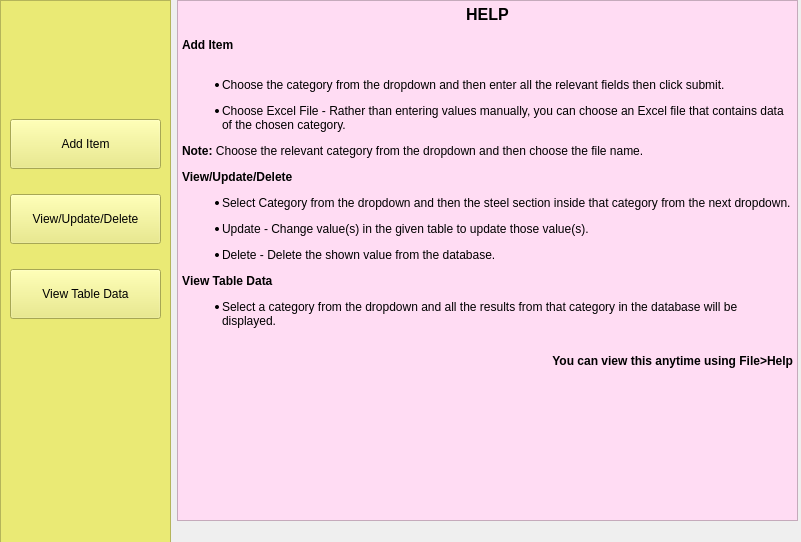
<?xml version="1.0" encoding="UTF-8"?>
<ui version="4.0">
 <class>MainWindow</class>
 <widget class="QMainWindow" name="MainWindow">
  <property name="geometry">
   <rect>
    <x>0</x>
    <y>0</y>
    <width>801</width>
    <height>542</height>
   </rect>
  </property>
  <property name="sizePolicy">
   <sizepolicy hsizetype="Fixed" vsizetype="Fixed">
    <horstretch>0</horstretch>
    <verstretch>0</verstretch>
   </sizepolicy>
  </property>
  <property name="windowTitle">
   <string>FOSSEE_2021_Screening_Task_Python</string>
  </property>
  <property name="locale">
   <locale language="English" country="India"/>
  </property>
  <property name="tabShape">
   <enum>QTabWidget::Rounded</enum>
  </property>
  <widget class="QWidget" name="centralwidget">
   <widget class="QWidget" name="layoutWidget">
    <property name="geometry">
     <rect>
      <x>0</x>
      <y>0</y>
      <width>801</width>
      <height>573</height>
     </rect>
    </property>
    <layout class="QHBoxLayout" name="horizontalLayout_4">
     <item>
      <widget class="QFrame" name="menu_options">
       <property name="sizePolicy">
        <sizepolicy hsizetype="Maximum" vsizetype="Expanding">
         <horstretch>0</horstretch>
         <verstretch>0</verstretch>
        </sizepolicy>
       </property>
       <property name="minimumSize">
        <size>
         <width>171</width>
         <height>571</height>
        </size>
       </property>
       <property name="styleSheet">
        <string notr="true">background-color: rgb(234, 234, 117);</string>
       </property>
       <property name="frameShape">
        <enum>QFrame::StyledPanel</enum>
       </property>
       <property name="frameShadow">
        <enum>QFrame::Raised</enum>
       </property>
       <widget class="QWidget" name="layoutWidget">
        <property name="geometry">
         <rect>
          <x>10</x>
          <y>100</y>
          <width>151</width>
          <height>241</height>
         </rect>
        </property>
        <layout class="QVBoxLayout" name="verticalLayout">
         <item>
          <widget class="QPushButton" name="add_item">
           <property name="sizePolicy">
            <sizepolicy hsizetype="Preferred" vsizetype="Fixed">
             <horstretch>0</horstretch>
             <verstretch>0</verstretch>
            </sizepolicy>
           </property>
           <property name="minimumSize">
            <size>
             <width>0</width>
             <height>50</height>
            </size>
           </property>
           <property name="toolTip">
            <string>&lt;html&gt;&lt;head/&gt;&lt;body&gt;&lt;p&gt;Add steel section&lt;/p&gt;&lt;/body&gt;&lt;/html&gt;</string>
           </property>
           <property name="toolTipDuration">
            <number>-1</number>
           </property>
           <property name="text">
            <string>Add Item</string>
           </property>
          </widget>
         </item>
         <item>
          <widget class="QPushButton" name="view_item">
           <property name="minimumSize">
            <size>
             <width>0</width>
             <height>50</height>
            </size>
           </property>
           <property name="toolTip">
            <string>&lt;html&gt;&lt;head/&gt;&lt;body&gt;&lt;p&gt;View steel section&lt;/p&gt;&lt;/body&gt;&lt;/html&gt;</string>
           </property>
           <property name="text">
            <string>View/Update/Delete</string>
           </property>
          </widget>
         </item>
         <item>
          <widget class="QPushButton" name="view_tables">
           <property name="minimumSize">
            <size>
             <width>0</width>
             <height>50</height>
            </size>
           </property>
           <property name="toolTip">
            <string>&lt;html&gt;&lt;head/&gt;&lt;body&gt;&lt;p&gt;View all sections of same category&lt;/p&gt;&lt;/body&gt;&lt;/html&gt;</string>
           </property>
           <property name="text">
            <string>View Table Data</string>
           </property>
          </widget>
         </item>
        </layout>
       </widget>
      </widget>
     </item>
     <item>
      <widget class="QStackedWidget" name="stackedWidget">
       <property name="sizePolicy">
        <sizepolicy hsizetype="Expanding" vsizetype="Expanding">
         <horstretch>0</horstretch>
         <verstretch>0</verstretch>
        </sizepolicy>
       </property>
       <property name="styleSheet">
        <string notr="true"/>
       </property>
       <property name="currentIndex">
        <number>2</number>
       </property>
       <widget class="QWidget" name="add_item_stack">
        <widget class="QTableWidget" name="add_item_table">
         <property name="geometry">
          <rect>
           <x>0</x>
           <y>220</y>
           <width>621</width>
           <height>111</height>
          </rect>
         </property>
         <property name="toolTip">
          <string/>
         </property>
        </widget>
        <widget class="QWidget" name="layoutWidget_2">
         <property name="geometry">
          <rect>
           <x>0</x>
           <y>20</y>
           <width>621</width>
           <height>155</height>
          </rect>
         </property>
         <layout class="QVBoxLayout" name="verticalLayout_2">
          <item>
           <widget class="QLabel" name="label_4">
            <property name="sizePolicy">
             <sizepolicy hsizetype="Preferred" vsizetype="Preferred">
              <horstretch>0</horstretch>
              <verstretch>0</verstretch>
             </sizepolicy>
            </property>
            <property name="minimumSize">
             <size>
              <width>510</width>
              <height>50</height>
             </size>
            </property>
            <property name="font">
             <font>
              <pointsize>18</pointsize>
              <weight>75</weight>
              <bold>true</bold>
             </font>
            </property>
            <property name="text">
             <string>Select the category of the steel section from the dropdown and then fill the fields</string>
            </property>
            <property name="scaledContents">
             <bool>false</bool>
            </property>
            <property name="alignment">
             <set>Qt::AlignCenter</set>
            </property>
            <property name="wordWrap">
             <bool>true</bool>
            </property>
           </widget>
          </item>
          <item>
           <layout class="QHBoxLayout" name="horizontalLayout">
            <item>
             <widget class="QLabel" name="label">
              <property name="font">
               <font>
                <pointsize>18</pointsize>
               </font>
              </property>
              <property name="styleSheet">
               <string notr="true"/>
              </property>
              <property name="text">
               <string>Select Category-&gt;</string>
              </property>
              <property name="alignment">
               <set>Qt::AlignCenter</set>
              </property>
             </widget>
            </item>
            <item>
             <widget class="QComboBox" name="add_item_combobox">
              <property name="sizePolicy">
               <sizepolicy hsizetype="Preferred" vsizetype="Maximum">
                <horstretch>0</horstretch>
                <verstretch>0</verstretch>
               </sizepolicy>
              </property>
              <property name="minimumSize">
               <size>
                <width>0</width>
                <height>60</height>
               </size>
              </property>
              <property name="font">
               <font>
                <pointsize>18</pointsize>
               </font>
              </property>
             </widget>
            </item>
           </layout>
          </item>
         </layout>
        </widget>
        <widget class="QWidget" name="layoutWidget">
         <property name="geometry">
          <rect>
           <x>0</x>
           <y>360</y>
           <width>621</width>
           <height>71</height>
          </rect>
         </property>
         <layout class="QHBoxLayout" name="horizontalLayout_5">
          <item>
           <widget class="QLabel" name="label_7">
            <property name="font">
             <font>
              <pointsize>18</pointsize>
             </font>
            </property>
            <property name="text">
             <string>After entering data-&gt;</string>
            </property>
            <property name="alignment">
             <set>Qt::AlignCenter</set>
            </property>
           </widget>
          </item>
          <item>
           <widget class="QPushButton" name="submit">
            <property name="sizePolicy">
             <sizepolicy hsizetype="Minimum" vsizetype="Maximum">
              <horstretch>0</horstretch>
              <verstretch>0</verstretch>
             </sizepolicy>
            </property>
            <property name="minimumSize">
             <size>
              <width>0</width>
              <height>60</height>
             </size>
            </property>
            <property name="font">
             <font>
              <pointsize>18</pointsize>
             </font>
            </property>
            <property name="toolTip">
             <string>&lt;html&gt;&lt;head/&gt;&lt;body&gt;&lt;p&gt;Add the values to database&lt;/p&gt;&lt;/body&gt;&lt;/html&gt;</string>
            </property>
            <property name="text">
             <string>Submit</string>
            </property>
           </widget>
          </item>
         </layout>
        </widget>
        <widget class="QWidget" name="layoutWidget_3">
         <property name="geometry">
          <rect>
           <x>0</x>
           <y>430</y>
           <width>621</width>
           <height>71</height>
          </rect>
         </property>
         <layout class="QHBoxLayout" name="horizontalLayout_8">
          <item>
           <widget class="QLabel" name="label_12">
            <property name="font">
             <font>
              <pointsize>18</pointsize>
             </font>
            </property>
            <property name="text">
             <string>Or, Populate using Excel</string>
            </property>
            <property name="alignment">
             <set>Qt::AlignCenter</set>
            </property>
           </widget>
          </item>
          <item>
           <widget class="QPushButton" name="excel">
            <property name="sizePolicy">
             <sizepolicy hsizetype="Minimum" vsizetype="Maximum">
              <horstretch>0</horstretch>
              <verstretch>0</verstretch>
             </sizepolicy>
            </property>
            <property name="minimumSize">
             <size>
              <width>0</width>
              <height>60</height>
             </size>
            </property>
            <property name="font">
             <font>
              <pointsize>18</pointsize>
             </font>
            </property>
            <property name="toolTip">
             <string>&lt;html&gt;&lt;head/&gt;&lt;body&gt;&lt;p&gt;Add values to database using Excel file&lt;/p&gt;&lt;/body&gt;&lt;/html&gt;</string>
            </property>
            <property name="text">
             <string>Choose Excel file</string>
            </property>
           </widget>
          </item>
         </layout>
        </widget>
       </widget>
       <widget class="QWidget" name="view_item_stack">
        <widget class="QTableWidget" name="view_item_table">
         <property name="geometry">
          <rect>
           <x>0</x>
           <y>300</y>
           <width>621</width>
           <height>111</height>
          </rect>
         </property>
        </widget>
        <widget class="QWidget" name="layoutWidget">
         <property name="geometry">
          <rect>
           <x>0</x>
           <y>20</y>
           <width>621</width>
           <height>231</height>
          </rect>
         </property>
         <layout class="QVBoxLayout" name="verticalLayout_3">
          <item>
           <widget class="QLabel" name="label_9">
            <property name="sizePolicy">
             <sizepolicy hsizetype="Preferred" vsizetype="Preferred">
              <horstretch>0</horstretch>
              <verstretch>0</verstretch>
             </sizepolicy>
            </property>
            <property name="minimumSize">
             <size>
              <width>0</width>
              <height>50</height>
             </size>
            </property>
            <property name="font">
             <font>
              <pointsize>18</pointsize>
              <weight>75</weight>
              <bold>true</bold>
             </font>
            </property>
            <property name="text">
             <string>View data of a specific steel section. Just select one from the dropdown</string>
            </property>
            <property name="alignment">
             <set>Qt::AlignCenter</set>
            </property>
            <property name="wordWrap">
             <bool>true</bool>
            </property>
           </widget>
          </item>
          <item>
           <layout class="QHBoxLayout" name="horizontalLayout_2">
            <item>
             <widget class="QLabel" name="label_10">
              <property name="sizePolicy">
               <sizepolicy hsizetype="Minimum" vsizetype="Fixed">
                <horstretch>0</horstretch>
                <verstretch>0</verstretch>
               </sizepolicy>
              </property>
              <property name="minimumSize">
               <size>
                <width>0</width>
                <height>60</height>
               </size>
              </property>
              <property name="font">
               <font>
                <pointsize>18</pointsize>
               </font>
              </property>
              <property name="layoutDirection">
               <enum>Qt::LeftToRight</enum>
              </property>
              <property name="styleSheet">
               <string notr="true"/>
              </property>
              <property name="text">
               <string>Select Category-&gt;</string>
              </property>
              <property name="alignment">
               <set>Qt::AlignCenter</set>
              </property>
             </widget>
            </item>
            <item>
             <widget class="QComboBox" name="view_item_combobox1">
              <property name="sizePolicy">
               <sizepolicy hsizetype="Preferred" vsizetype="Maximum">
                <horstretch>0</horstretch>
                <verstretch>0</verstretch>
               </sizepolicy>
              </property>
              <property name="minimumSize">
               <size>
                <width>0</width>
                <height>60</height>
               </size>
              </property>
              <property name="font">
               <font>
                <pointsize>18</pointsize>
               </font>
              </property>
             </widget>
            </item>
           </layout>
          </item>
          <item>
           <layout class="QHBoxLayout" name="horizontalLayout_6">
            <item>
             <widget class="QLabel" name="label_8">
              <property name="sizePolicy">
               <sizepolicy hsizetype="Minimum" vsizetype="Fixed">
                <horstretch>0</horstretch>
                <verstretch>0</verstretch>
               </sizepolicy>
              </property>
              <property name="minimumSize">
               <size>
                <width>0</width>
                <height>60</height>
               </size>
              </property>
              <property name="font">
               <font>
                <pointsize>18</pointsize>
               </font>
              </property>
              <property name="layoutDirection">
               <enum>Qt::LeftToRight</enum>
              </property>
              <property name="styleSheet">
               <string notr="true"/>
              </property>
              <property name="text">
               <string>Select Section-&gt;</string>
              </property>
              <property name="alignment">
               <set>Qt::AlignCenter</set>
              </property>
             </widget>
            </item>
            <item>
             <widget class="QComboBox" name="view_item_combobox2">
              <property name="sizePolicy">
               <sizepolicy hsizetype="Preferred" vsizetype="Maximum">
                <horstretch>0</horstretch>
                <verstretch>0</verstretch>
               </sizepolicy>
              </property>
              <property name="minimumSize">
               <size>
                <width>0</width>
                <height>60</height>
               </size>
              </property>
              <property name="font">
               <font>
                <pointsize>18</pointsize>
               </font>
              </property>
             </widget>
            </item>
           </layout>
          </item>
         </layout>
        </widget>
        <widget class="QWidget" name="layoutWidget">
         <property name="geometry">
          <rect>
           <x>0</x>
           <y>420</y>
           <width>621</width>
           <height>62</height>
          </rect>
         </property>
         <layout class="QHBoxLayout" name="horizontalLayout_9">
          <item>
           <widget class="QPushButton" name="update">
            <property name="sizePolicy">
             <sizepolicy hsizetype="Maximum" vsizetype="Maximum">
              <horstretch>0</horstretch>
              <verstretch>0</verstretch>
             </sizepolicy>
            </property>
            <property name="minimumSize">
             <size>
              <width>50</width>
              <height>50</height>
             </size>
            </property>
            <property name="font">
             <font>
              <pointsize>18</pointsize>
              <weight>50</weight>
              <bold>false</bold>
             </font>
            </property>
            <property name="toolTip">
             <string>&lt;html&gt;&lt;head/&gt;&lt;body&gt;&lt;p&gt;Change values in the table and then click update&lt;/p&gt;&lt;/body&gt;&lt;/html&gt;</string>
            </property>
            <property name="text">
             <string>Update</string>
            </property>
           </widget>
          </item>
          <item>
           <widget class="QPushButton" name="delete1">
            <property name="sizePolicy">
             <sizepolicy hsizetype="Maximum" vsizetype="Maximum">
              <horstretch>0</horstretch>
              <verstretch>0</verstretch>
             </sizepolicy>
            </property>
            <property name="minimumSize">
             <size>
              <width>50</width>
              <height>50</height>
             </size>
            </property>
            <property name="font">
             <font>
              <pointsize>18</pointsize>
              <weight>50</weight>
              <bold>false</bold>
             </font>
            </property>
            <property name="toolTip">
             <string>&lt;html&gt;&lt;head/&gt;&lt;body&gt;&lt;p&gt;Delete shown section from database&lt;/p&gt;&lt;/body&gt;&lt;/html&gt;</string>
            </property>
            <property name="text">
             <string>Delete</string>
            </property>
           </widget>
          </item>
         </layout>
        </widget>
       </widget>
       <widget class="QWidget" name="Intro">
        <widget class="QTextBrowser" name="textBrowser">
         <property name="geometry">
          <rect>
           <x>0</x>
           <y>0</y>
           <width>621</width>
           <height>521</height>
          </rect>
         </property>
         <property name="font">
          <font>
           <pointsize>9</pointsize>
          </font>
         </property>
         <property name="autoFillBackground">
          <bool>false</bool>
         </property>
         <property name="styleSheet">
          <string notr="true">background-color: rgb(255, 220, 243);</string>
         </property>
         <property name="html">
          <string>&lt;!DOCTYPE HTML PUBLIC &quot;-//W3C//DTD HTML 4.0//EN&quot; &quot;http://www.w3.org/TR/REC-html40/strict.dtd&quot;&gt;
&lt;html&gt;&lt;head&gt;&lt;meta name=&quot;qrichtext&quot; content=&quot;1&quot; /&gt;&lt;style type=&quot;text/css&quot;&gt;
p, li { white-space: pre-wrap; }
&lt;/style&gt;&lt;/head&gt;&lt;body style=&quot; font-family:'Sans Serif'; font-size:9pt; font-weight:400; font-style:normal;&quot;&gt;
&lt;p align=&quot;center&quot; style=&quot; margin-top:0px; margin-bottom:0px; margin-left:0px; margin-right:0px; -qt-block-indent:0; text-indent:0px;&quot;&gt;&lt;span style=&quot; font-size:12pt; font-weight:600;&quot;&gt;HELP&lt;/span&gt;&lt;/p&gt;
&lt;p style=&quot;-qt-paragraph-type:empty; margin-top:0px; margin-bottom:0px; margin-left:0px; margin-right:0px; -qt-block-indent:0; text-indent:0px; font-weight:600;&quot;&gt;&lt;br /&gt;&lt;/p&gt;
&lt;p style=&quot; margin-top:0px; margin-bottom:0px; margin-left:0px; margin-right:0px; -qt-block-indent:0; text-indent:0px;&quot;&gt;&lt;span style=&quot; font-weight:600;&quot;&gt;Add Item&lt;/span&gt;&lt;/p&gt;
&lt;p style=&quot;-qt-paragraph-type:empty; margin-top:0px; margin-bottom:0px; margin-left:0px; margin-right:0px; -qt-block-indent:0; text-indent:0px; font-weight:600;&quot;&gt;&lt;br /&gt;&lt;/p&gt;
&lt;ul style=&quot;margin-top: 0px; margin-bottom: 0px; margin-left: 0px; margin-right: 0px; -qt-list-indent: 1;&quot;&gt;&lt;li style=&quot;&quot; style=&quot; margin-top:12px; margin-bottom:12px; margin-left:0px; margin-right:0px; -qt-block-indent:0; text-indent:0px;&quot;&gt;Choose the category from the dropdown and then enter all the relevant fields then click &lt;span style=&quot; font-family:'monospace';&quot;&gt;submit&lt;/span&gt;.&lt;/li&gt;
&lt;li style=&quot;&quot; style=&quot; margin-top:12px; margin-bottom:12px; margin-left:0px; margin-right:0px; -qt-block-indent:0; text-indent:0px;&quot;&gt;&lt;span style=&quot; font-family:'monospace';&quot;&gt;Choose Excel File&lt;/span&gt; - Rather than entering values manually, you can choose an Excel file that contains data of the chosen category.&lt;/li&gt;&lt;/ul&gt;
&lt;p style=&quot; margin-top:12px; margin-bottom:12px; margin-left:0px; margin-right:0px; -qt-block-indent:0; text-indent:0px;&quot;&gt;&lt;span style=&quot; font-weight:600;&quot;&gt;Note:&lt;/span&gt; Choose the relevant category from the dropdown and then choose the file name.&lt;/p&gt;
&lt;h4 style=&quot; margin-top:12px; margin-bottom:12px; margin-left:0px; margin-right:0px; -qt-block-indent:0; text-indent:0px;&quot;&gt;&lt;span style=&quot; font-size:medium; font-weight:600;&quot;&gt;View/Update/Delete&lt;/span&gt;&lt;/h4&gt;
&lt;ul style=&quot;margin-top: 0px; margin-bottom: 0px; margin-left: 0px; margin-right: 0px; -qt-list-indent: 1;&quot;&gt;&lt;li style=&quot;&quot; style=&quot; margin-top:12px; margin-bottom:12px; margin-left:0px; margin-right:0px; -qt-block-indent:0; text-indent:0px;&quot;&gt;Select Category from the dropdown and then the steel section inside that category from the next dropdown.&lt;/li&gt;
&lt;li style=&quot;&quot; style=&quot; margin-top:12px; margin-bottom:12px; margin-left:0px; margin-right:0px; -qt-block-indent:0; text-indent:0px;&quot;&gt;&lt;span style=&quot; font-family:'monospace';&quot;&gt;Update&lt;/span&gt; - Change value(s) in the given table to update those value(s).&lt;/li&gt;
&lt;li style=&quot;&quot; style=&quot; margin-top:12px; margin-bottom:12px; margin-left:0px; margin-right:0px; -qt-block-indent:0; text-indent:0px;&quot;&gt;&lt;span style=&quot; font-family:'monospace';&quot;&gt;Delete&lt;/span&gt; - Delete the shown value from the database.&lt;/li&gt;&lt;/ul&gt;
&lt;h4 style=&quot; margin-top:12px; margin-bottom:12px; margin-left:0px; margin-right:0px; -qt-block-indent:0; text-indent:0px;&quot;&gt;&lt;a name=&quot;view-table-data&quot;&gt;&lt;/a&gt;&lt;span style=&quot; font-size:medium; font-weight:600;&quot;&gt;V&lt;/span&gt;&lt;span style=&quot; font-size:medium; font-weight:600;&quot;&gt;iew Table Data&lt;/span&gt;&lt;/h4&gt;
&lt;ul style=&quot;margin-top: 0px; margin-bottom: 0px; margin-left: 0px; margin-right: 0px; -qt-list-indent: 1;&quot;&gt;&lt;li style=&quot;&quot; style=&quot; margin-top:12px; margin-bottom:12px; margin-left:0px; margin-right:0px; -qt-block-indent:0; text-indent:0px;&quot;&gt;Select a category from the dropdown and all the results from that category in the database will be displayed.&lt;/li&gt;&lt;/ul&gt;
&lt;p style=&quot;-qt-paragraph-type:empty; margin-top:0px; margin-bottom:0px; margin-left:0px; margin-right:0px; -qt-block-indent:0; text-indent:0px;&quot;&gt;&lt;br /&gt;&lt;/p&gt;
&lt;p align=&quot;right&quot; style=&quot; margin-top:0px; margin-bottom:0px; margin-left:0px; margin-right:0px; -qt-block-indent:0; text-indent:0px;&quot;&gt;&lt;span style=&quot; font-weight:600;&quot;&gt;You can view this anytime using File&amp;gt;Help&lt;/span&gt;&lt;br /&gt;&lt;/p&gt;&lt;/body&gt;&lt;/html&gt;</string>
         </property>
        </widget>
       </widget>
       <widget class="QWidget" name="view_tables_stack">
        <widget class="QWidget" name="layoutWidget">
         <property name="geometry">
          <rect>
           <x>0</x>
           <y>20</y>
           <width>621</width>
           <height>151</height>
          </rect>
         </property>
         <layout class="QVBoxLayout" name="verticalLayout_5">
          <item>
           <widget class="QLabel" name="label_6">
            <property name="font">
             <font>
              <pointsize>18</pointsize>
              <weight>75</weight>
              <bold>true</bold>
             </font>
            </property>
            <property name="text">
             <string>View all steel sections present in the database of the same category</string>
            </property>
            <property name="alignment">
             <set>Qt::AlignCenter</set>
            </property>
            <property name="wordWrap">
             <bool>true</bool>
            </property>
           </widget>
          </item>
          <item>
           <layout class="QHBoxLayout" name="horizontalLayout_3">
            <item>
             <widget class="QLabel" name="label_3">
              <property name="minimumSize">
               <size>
                <width>0</width>
                <height>60</height>
               </size>
              </property>
              <property name="font">
               <font>
                <pointsize>18</pointsize>
               </font>
              </property>
              <property name="styleSheet">
               <string notr="true"/>
              </property>
              <property name="text">
               <string>Select Category-&gt;</string>
              </property>
              <property name="alignment">
               <set>Qt::AlignCenter</set>
              </property>
             </widget>
            </item>
            <item>
             <widget class="QComboBox" name="view_tables_combobox">
              <property name="minimumSize">
               <size>
                <width>0</width>
                <height>60</height>
               </size>
              </property>
              <property name="font">
               <font>
                <pointsize>18</pointsize>
               </font>
              </property>
              <property name="toolTip">
               <string/>
              </property>
             </widget>
            </item>
           </layout>
          </item>
         </layout>
        </widget>
        <widget class="QTableWidget" name="view_table_table">
         <property name="geometry">
          <rect>
           <x>0</x>
           <y>220</y>
           <width>621</width>
           <height>251</height>
          </rect>
         </property>
         <property name="sizeAdjustPolicy">
          <enum>QAbstractScrollArea::AdjustToContentsOnFirstShow</enum>
         </property>
         <property name="alternatingRowColors">
          <bool>true</bool>
         </property>
        </widget>
       </widget>
      </widget>
     </item>
    </layout>
   </widget>
  </widget>
  <widget class="QMenuBar" name="menubar">
   <property name="geometry">
    <rect>
     <x>0</x>
     <y>0</y>
     <width>801</width>
     <height>20</height>
    </rect>
   </property>
   <property name="font">
    <font>
     <weight>75</weight>
     <italic>false</italic>
     <bold>true</bold>
    </font>
   </property>
   <property name="defaultUp">
    <bool>false</bool>
   </property>
  </widget>
  <action name="actionAdd_data_from_excel">
   <property name="text">
    <string>Add data from excel</string>
   </property>
  </action>
  <action name="actionHelp">
   <property name="text">
    <string>Help</string>
   </property>
  </action>
  <action name="actionHelp1">
   <property name="text">
    <string>Help</string>
   </property>
  </action>
 </widget>
 <resources/>
 <connections/>
</ui>
